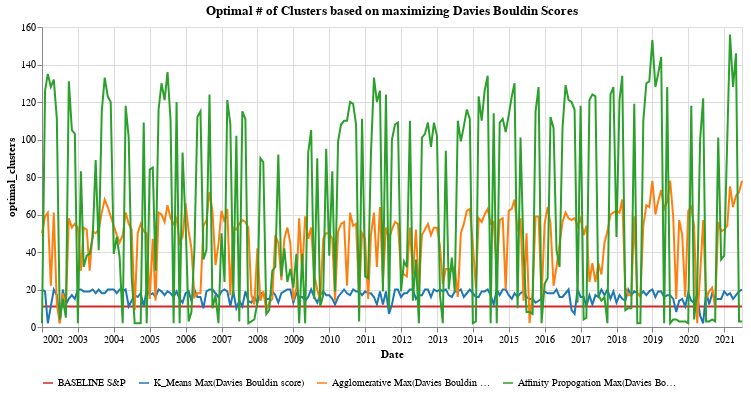

The notebook cell saved with this chart:
### Code cell
### Optimal Cluster by Davies Bouldin score
optimal_cluster_chart = pd.concat([baseline_df['baseline_Nclusters'], km_df['davies_bouldin_Nclusters'], ag_df['davies_bouldin_Nclusters'], af_df['davies_bouldin_Nclusters']], axis=1)
sort_order_list=['BASELINE S&P','K_Means Max(Davies Bouldin score)','Agglomerative Max(Davies Bouldin score)','Affinity Propogation Max(Davies Bouldin score)']
optimal_cluster_chart.columns=sort_order_list#display(optimal_cluster_chart)
optimal_cluster_chart = optimal_cluster_chart.stack().reset_index()
optimal_cluster_chart.columns=['Date','Metric','optimal_clusters']
#display(optimal_cluster_chart)

alt.Chart(optimal_cluster_chart, title="Optimal # of Clusters based on maximizing Davies Bouldin Scores").mark_line().encode(
    x=alt.X('Date:T'),
    y=alt.Y('optimal_clusters:Q'),
    color=alt.Color('Metric:N', sort=sort_order_list,
                    #scale = alt.Scale(range = ['red', 'blue', 'purple','orange']),
                    scale = alt.Scale(range = ['#d62728', '#1f77b4', '#ff7f0e','#2ca02c']),
            legend=alt.Legend(orient="bottom", title=None),
    ),
).properties(
    width=700,
    height=300
)#.interactive()

### Figure 1 — Vega-Lite specification as saved in the notebook (floating-point values rounded to 4 significant figures; data arrays with more than 128 entries replaced by an {"elided": "..."} marker saying what was removed)
{"config": {"view": {"continuousWidth": 400, "continuousHeight": 300}}, "data": {"name": "data-6cc1f08687c3458d35a25722c6badc9b"}, "mark": "line", "encoding": {"color": {"type": "nominal", "field": "Metric", "legend": {"orient": "bottom", "title": null}, "scale": {"range": ["#d62728", "#1f77b4", "#ff7f0e", "#2ca02c"]}, "sort": ["BASELINE S&P", "K_Means Max(Davies Bouldin score)", "Agglomerative Max(Davies Bouldin score)", "Affinity Propogation Max(Davies Bouldin score)"]}, "x": {"type": "temporal", "field": "Date"}, "y": {"type": "quantitative", "field": "optimal_clusters"}}, "height": 300, "title": "Optimal # of Clusters based on maximizing Davies Bouldin Scores", "width": 700, "$schema": "https://vega.github.io/schema/vega-lite/v4.8.1.json", "datasets": {"data-6cc1f08687c3458d35a25722c6badc9b": {"elided": "940 records"}}}
